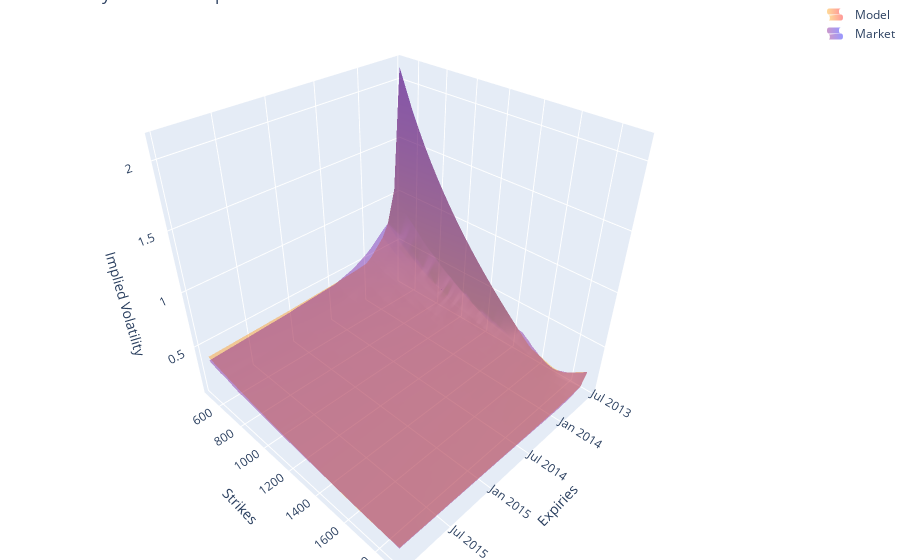
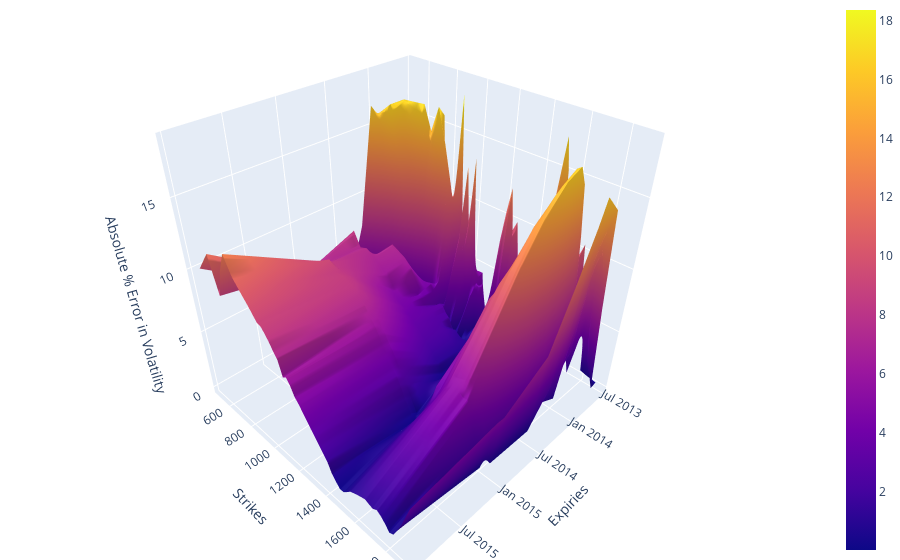
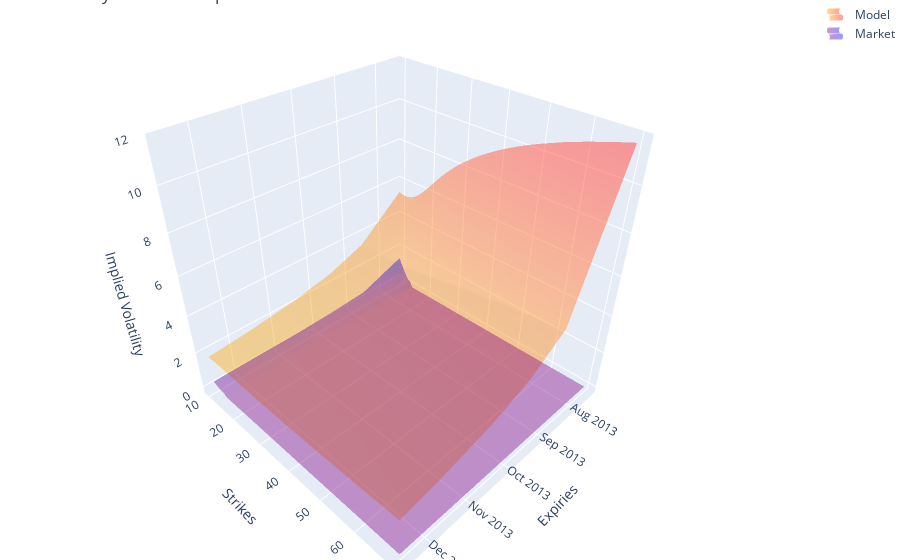
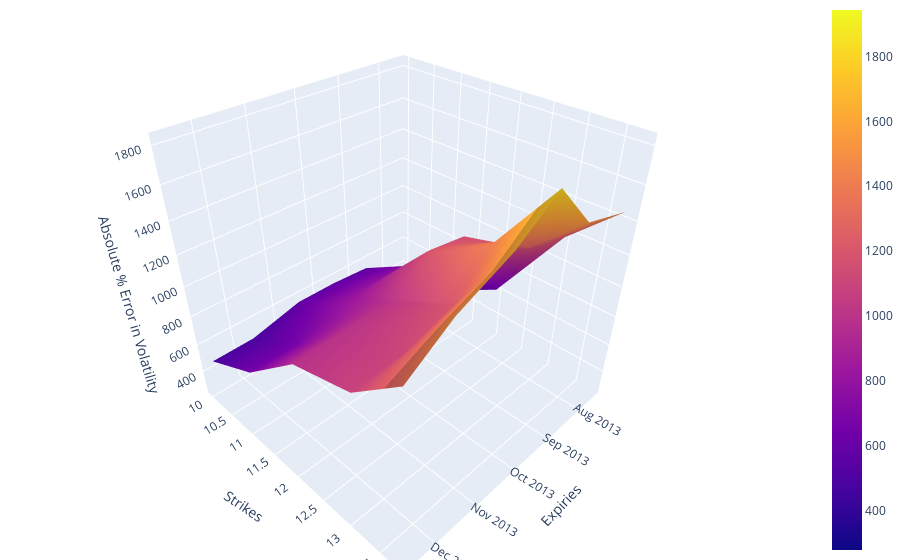

Write notebook code for charts like these, in order.
### Code cell
from stochastic_volatility_models.visualisations.volatility_surface import plot_volatility_surface_comparison, plot_volatility_surface_error_comparison

config = {
	"toImageButtonOptions": {
		"format": "svg",  # one of png, svg, jpeg, webp
		"filename": "custom_image",
		# 'height': 800,
		# 'width': 1000,
		"scale": 1,  # Multiply title/legend/axis/canvas sizes by this factor
	}
}

model = nb.plot_surfaces(volatility=False)
empirical = nbe.plot_surfaces(volatility=False)
plot_volatility_surface_comparison(model, empirical, 0.4).show(config=config)
plot_volatility_surface_error_comparison(model, empirical, 1).show(config=config)
model = nb.plot_surfaces(volatility=True, call=False, price=False)
empirical = nbe.plot_surfaces(volatility=True, call=False, price=False)
plot_volatility_surface_comparison(model, empirical, 0.4).show()
plot_volatility_surface_error_comparison(model, empirical, 1).show()

### Figure 1 — Plotly figure (JSON) as saved in the notebook; plotly's stock layout.template omitted (floating-point values rounded to 4 significant figures; data arrays with more than 128 entries replaced by an {"elided": "..."} marker saying what was removed)
{"data": [{"colorscale": [[0, "orange"], [1, "red"]], "name": "Model", "opacity": 0.4, "showlegend": true, "showscale": false, "type": "surface", "x": ["2013-07-20", "2013-08-17", "2013-09-21", "2013-10-19", "2013-12-21", "2014-01-18", "2014-03-22", "2014-06-21", "2014-12-20", "2015-01-17", "2015-12-19"], "y": [500, 600, 650, 700, 750, 800, 850, 900, 950, 975, 1000, 1025, 1050, 1075, 1100, 1125, 1150, 1175, 1200, 1225, 1250, 1275, 1300, 1325, 1350, 1375, 1400, 1425, 1450, 1475, 1500, 1525, 1550, 1575, 1600, 1625, 1650, 1675, 1700, 1725, 1750, 1775, 1800, 1825, 1850, 1900], "z": {"elided": "46x11 float values"}}, {"colorscale": [[0, "purple"], [1, "blue"]], "name": "Market", "opacity": 0.4, "showlegend": true, "showscale": false, "type": "surface", "x": ["2013-07-20", "2013-08-17", "2013-09-21", "2013-10-19", "2013-12-21", "2014-01-18", "2014-03-22", "2014-06-21", "2014-12-20", "2015-01-17", "2015-12-19"], "y": [500, 600, 650, 700, 750, 800, 850, 900, 950, 975, 1000, 1025, 1050, 1075, 1100, 1125, 1150, 1175, 1200, 1225, 1250, 1275, 1300, 1325, 1350, 1375, 1400, 1425, 1450, 1475, 1500, 1525, 1550, 1575, 1600, 1625, 1650, 1675, 1700, 1725, 1750, 1775, 1800, 1825, 1850, 1900], "z": {"elided": "46x11 float values"}}], "layout": {"coloraxis": {"showscale": false}, "margin": {"b": 0, "l": 0, "r": 0, "t": 0}, "scene": {"aspectmode": "cube", "xaxis": {"title": {"text": "Expiries"}}, "yaxis": {"title": {"text": "Strikes"}}, "zaxis": {"title": {"text": "Implied Volatility"}}}, "title": {"text": "Volatility Surface Comparison"}}}

### Figure 2 — Plotly figure (JSON) as saved in the notebook; plotly's stock layout.template omitted (floating-point values rounded to 4 significant figures; data arrays with more than 128 entries replaced by an {"elided": "..."} marker saying what was removed)
{"data": [{"name": "Percentage Error in Model Implied Volatility surface", "opacity": 1, "type": "surface", "x": ["2013-07-20", "2013-08-17", "2013-09-21", "2013-10-19", "2013-12-21", "2014-01-18", "2014-03-22", "2014-06-21", "2014-12-20", "2015-01-17", "2015-12-19"], "y": [500, 600, 650, 700, 750, 800, 850, 900, 950, 975, 1000, 1025, 1050, 1075, 1100, 1125, 1150, 1175, 1200, 1225, 1250, 1275, 1300, 1325, 1350, 1375, 1400, 1425, 1450, 1475, 1500, 1525, 1550, 1575, 1600, 1625, 1650, 1675, 1700, 1725, 1750, 1775, 1800, 1825, 1850, 1900], "z": {"elided": "46x11 float values"}}], "layout": {"margin": {"b": 0, "l": 0, "r": 0, "t": 0}, "scene": {"aspectmode": "cube", "xaxis": {"title": {"text": "Expiries"}}, "yaxis": {"title": {"text": "Strikes"}}, "zaxis": {"title": {"text": "Absolute % Error in Volatility"}}}}}

### Figure 3 — Plotly figure (JSON) as saved in the notebook; plotly's stock layout.template omitted (floating-point values rounded to 4 significant figures; data arrays with more than 128 entries replaced by an {"elided": "..."} marker saying what was removed)
{"data": [{"colorscale": [[0, "orange"], [1, "red"]], "name": "Model", "opacity": 0.4, "showlegend": true, "showscale": false, "type": "surface", "x": ["2013-07-17", "2013-08-21", "2013-09-18", "2013-10-16", "2013-11-20", "2013-12-18"], "y": [10, 11, 12, 13, 14, 15, 16, 17, 18, 19, 20, 21, 22, 23, 24, 25, 26, 27, 28, 29, 30, 32.5, 35, 37.5, 40, 42.5, 45, 47.5, 50, 55, 60, 65, 70], "z": {"elided": "33x6 float values"}}, {"colorscale": [[0, "purple"], [1, "blue"]], "name": "Market", "opacity": 0.4, "showlegend": true, "showscale": false, "type": "surface", "x": ["2013-07-17", "2013-08-21", "2013-09-18", "2013-10-16", "2013-11-20", "2013-12-18"], "y": [10, 11, 12, 13, 14, 15, 16, 17, 18, 19, 20, 21, 22, 23, 24, 25, 26, 27, 28, 29, 30, 32.5, 35, 37.5, 40, 42.5, 45, 47.5, 50, 55, 60, 65, 70], "z": {"elided": "33x6 float values"}}], "layout": {"coloraxis": {"showscale": false}, "margin": {"b": 0, "l": 0, "r": 0, "t": 0}, "scene": {"aspectmode": "cube", "xaxis": {"title": {"text": "Expiries"}}, "yaxis": {"title": {"text": "Strikes"}}, "zaxis": {"title": {"text": "Implied Volatility"}}}, "title": {"text": "Volatility Surface Comparison"}}}

### Figure 4 — Plotly figure (JSON) as saved in the notebook; plotly's stock layout.template omitted (floating-point values rounded to 4 significant figures; data arrays with more than 128 entries replaced by an {"elided": "..."} marker saying what was removed)
{"data": [{"name": "Percentage Error in Model Implied Volatility surface", "opacity": 1, "type": "surface", "x": ["2013-07-17", "2013-08-21", "2013-09-18", "2013-10-16", "2013-11-20", "2013-12-18"], "y": [10, 11, 12, 13, 14, 15, 16, 17, 18, 19, 20, 21, 22, 23, 24, 25, 26, 27, 28, 29, 30, 32.5, 35, 37.5, 40, 42.5, 45, 47.5, 50, 55, 60, 65, 70], "z": {"elided": "33x6 float values"}}], "layout": {"margin": {"b": 0, "l": 0, "r": 0, "t": 0}, "scene": {"aspectmode": "cube", "xaxis": {"title": {"text": "Expiries"}}, "yaxis": {"title": {"text": "Strikes"}}, "zaxis": {"title": {"text": "Absolute % Error in Volatility"}}}}}
